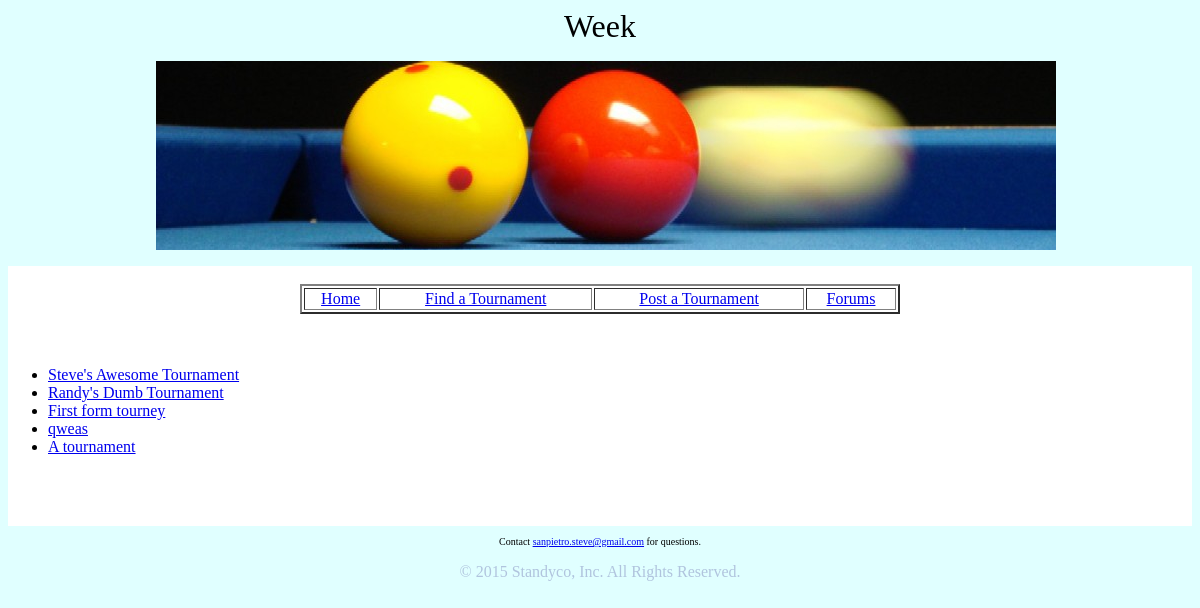
Page /tournaments/find/state/IL/ on the earlier database version.
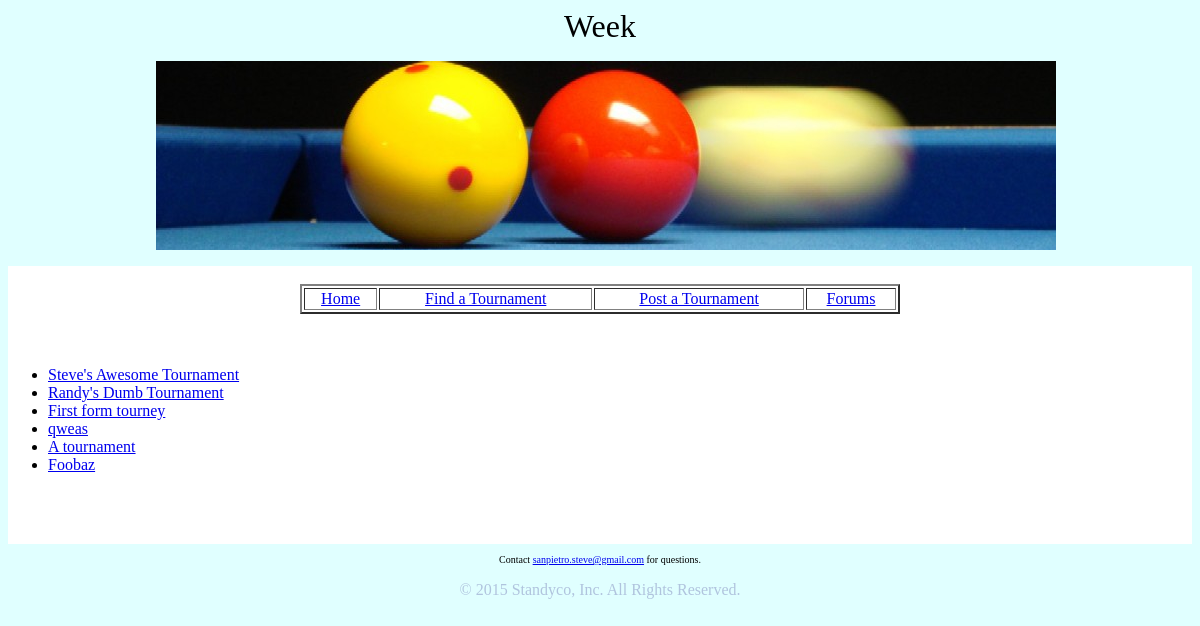
Same page on the later database version.
### poolapp/apps/post/models.py (models this page shows, shortened)
class Tourney(models.Model):
  EIGHT_BALL = 0
  NINE_BALL = 1
  TEN_BALL = 2
  ONE_POCKET = 3
  STRAIGHT_POOL = 4
  BANK_POOL = 5
  OTHER_GAME = 6
  GAME_CHOICES = (
      (EIGHT_BALL, '8-ball'),
      (NINE_BALL, '9-ball'),
      (TEN_BALL, '10-ball'),
      (ONE_POCKET, 'One-pocket'),
      (STRAIGHT_POOL, 'Straight Pool'),
      (BANK_POOL, 'Bank Pool'),
      (OTHER_GAME, 'Other')
    )
  TWO_P = 0
  FOUR_P = 1
  SIXT_P = 2
  THIR_P = 3
  SIXT_P = 4
  FIELD_SIZE_CHOICES = (
      (TWO_P, '2 man'),
      (FOUR_P, '4 players'),
      (SIXT_P, '16 players'),
      (THIR_P, '32 players'),
      (SIXT_P, '64 players')
    )
  SINGLE = 0
  DOUBLE = 1
  OTHER_FORMAT = 2
  TOURNEY_FORMAT_CHOICES = (
      (SINGLE, 'Single elimination'),
      (DOUBLE, 'Double elimination'),
      (OTHER_FORMAT, 'Other')
    )
  tourney_id = models.AutoField(primary_key=True)
  state = USStateField(choices=STATE_CHOICES, default='IL')
  pool_hall = models.CharField(max_length=200)
  game = models.IntegerField(max_length=1, choices=GAME_CHOICES, default=EIGHT_BALL)
  field_size = models.IntegerField(max_length=1, choices=FIELD_SIZE_CHOICES,
      default=THIR_P)
  date = models.DateField('Tournament Date')
  fee = models.DecimalField(max_digits=6, decimal_places=2)
  added_money = models.DecimalField(max_digits=6, decimal_places=2)
  tourney_format = models.IntegerField(max_length=1,
      choices=TOURNEY_FORMAT_CHOICES, default=SINGLE)
  contact_name = models.CharField(max_length=200)
  phone_regex = RegexValidator(regex=r'^\+?1?\d{9,15}$',
      message="Phone number must be entered in the format: '+999999999'. Up to 15 digits allowed.")
  contact_phone = models.CharField(max_length=15, validators=[phone_regex],
      blank=True, null=True) # validators should be a list
  contact_email = models.EmailField(max_length=100)
  start_time = models.TimeField('Start time', blank=False)
  end_time = models.TimeField('End time', blank=True, null=True) # End time optional
  title = models.CharField(max_length=70)
  adtnl_info = models.CharField(max_length=1000, blank=True, null=True)

### poolapp/apps/find/views.py (the view)
# urls.py: url(r'^state/(?P<state_id>\w+)/$', views.state, name='state'),
def state(request, state_id):
  tourney_list = Tourney.objects.filter(state=state_id)
  context = {'tourney_list': tourney_list}
  return render(request, 'find/state.html', context)

### poolapp/apps/find/templates/find/state.html (shortened to what this page needs)
{% extends "base.html" %}
{% block header %} Week {{ state_id }} {% endblock %}
{% block content %}
{% if tourney_list %}
    <ul>
    {% for tourney in tourney_list %}
        <li><a href="{{ tourney.tourney_id }}/">{{ tourney.title }}</a></li>
    {% endfor %}
    </ul>
{% else %}
    <p>No tournaments are available.</p>
{% endif %}
{% endblock %}

Differences in the rows shown:
added Tourney: title "Foobaz"
